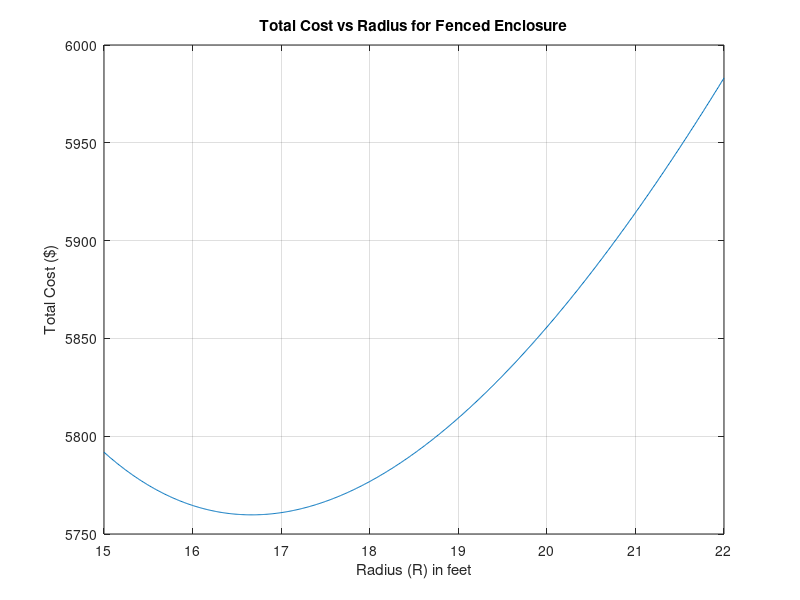

Recreate this plot in MATLAB.
A = 1600; % Total area
CS = 30;  % Cost per foot for straight sides
CC = 40;  % Cost per foot for curved side

R = 15:0.01:22;  % Range of radii from 15 to 22 feet
L = (A - (pi * R.^2) / 2) ./ (2 * R);  % Calculate L based on area constraint

% Calculate the total cost
cost = (L * 2 + pi * R) * CS + pi * R * CC;  % Cost formula

% Find the minimum cost and corresponding radius and length
[mincost, min_idx] = min(cost);  % Find the minimum cost and index
R_opt = R(min_idx);  % Optimal radius
L_opt = L(min_idx);  % Optimal length

% Plot the cost vs radius
plot(R, cost);
xlabel('Radius (R) in feet');
ylabel('Total Cost ($)');
title('Total Cost vs Radius for Fenced Enclosure');
grid on;

% Display the results
disp(['The radius that leads to the lowest cost is ', num2str(R_opt), ' ft.']);
disp(['The optimal length is ', num2str(L_opt), ' ft.']);
disp(['The minimum cost is $', num2str(mincost), '.']);
